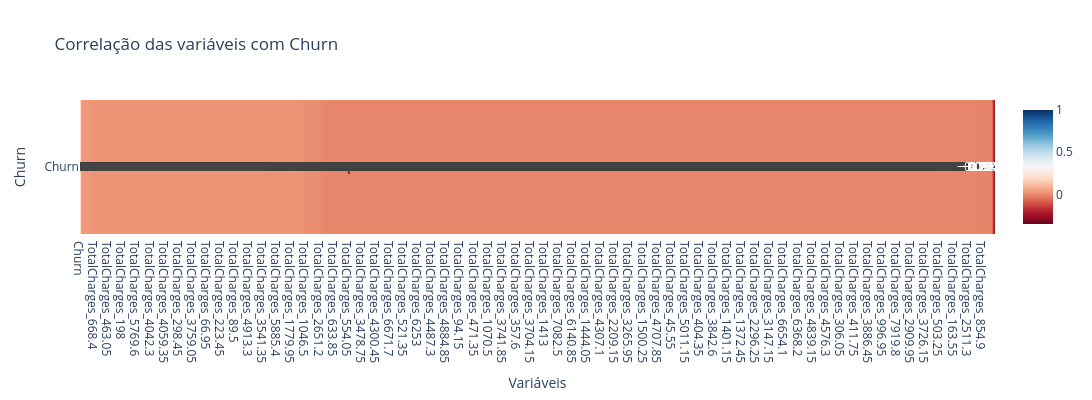

This figure's notebook cell:
### Code cell
import pandas as pd
import plotly.express as px

# 1️⃣ Preparar o dataframe

# Garantir que Churn seja numérico
if df['Churn'].dtype == 'object':
    df['Churn'] = df['Churn'].map({'Yes': 1, 'No': 0})

# Remover possíveis IDs
df = df.drop(columns=['customerID'], errors='ignore')

# Transformar variáveis categóricas em dummies (one-hot encoding)
df_encoded = pd.get_dummies(df, drop_first=True)

# 2️⃣ Calcular correlação
corr_matrix = df_encoded.corr()

# Selecionar apenas correlação com Churn
corr_churn = corr_matrix[['Churn']].sort_values(by='Churn', ascending=False)

# 3️⃣ Criar heatmap com Plotly
fig = px.imshow(
    corr_churn.T,  # Transposta para ter Churn na linha
    text_auto=True,
    color_continuous_scale='RdBu',
    aspect="auto",
    title='Correlação das variáveis com Churn'
)

fig.update_layout(
    height=400,
    width=1200,
    xaxis_title="Variáveis",
    yaxis_title="Churn",
)

fig.show()

### Figure 1 — Plotly figure (JSON) as saved in the notebook; plotly's stock layout.template omitted (floating-point values rounded to 4 significant figures; data arrays with more than 128 entries replaced by an {"elided": "..."} marker saying what was removed)
{"data": [{"coloraxis": "coloraxis", "hovertemplate": "x: %{x}<br>y: %{y}<br>color: %{z}<extra></extra>", "name": "0", "texttemplate": "%{z}", "type": "heatmap", "x": {"elided": "6560 str values"}, "xaxis": "x", "y": ["Churn"], "yaxis": "y", "z": {"elided": "1x6560 float values"}}], "layout": {"coloraxis": {"colorscale": [[0, "rgb(103,0,31)"], [0.1, "rgb(178,24,43)"], [0.2, "rgb(214,96,77)"], [0.3, "rgb(244,165,130)"], [0.4, "rgb(253,219,199)"], [0.5, "rgb(247,247,247)"], [0.6, "rgb(209,229,240)"], [0.7, "rgb(146,197,222)"], [0.8, "rgb(67,147,195)"], [0.9, "rgb(33,102,172)"], [1, "rgb(5,48,97)"]]}, "height": 400, "title": {"text": "Correlação das variáveis com Churn"}, "width": 1200, "xaxis": {"anchor": "y", "domain": [0, 1], "title": {"text": "Variáveis"}}, "yaxis": {"anchor": "x", "autorange": "reversed", "domain": [0, 1], "title": {"text": "Churn"}}}}
